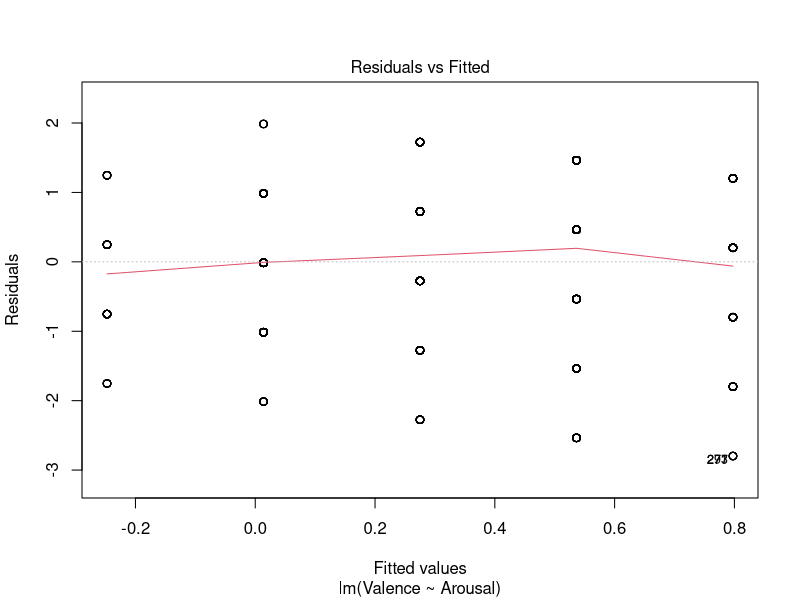
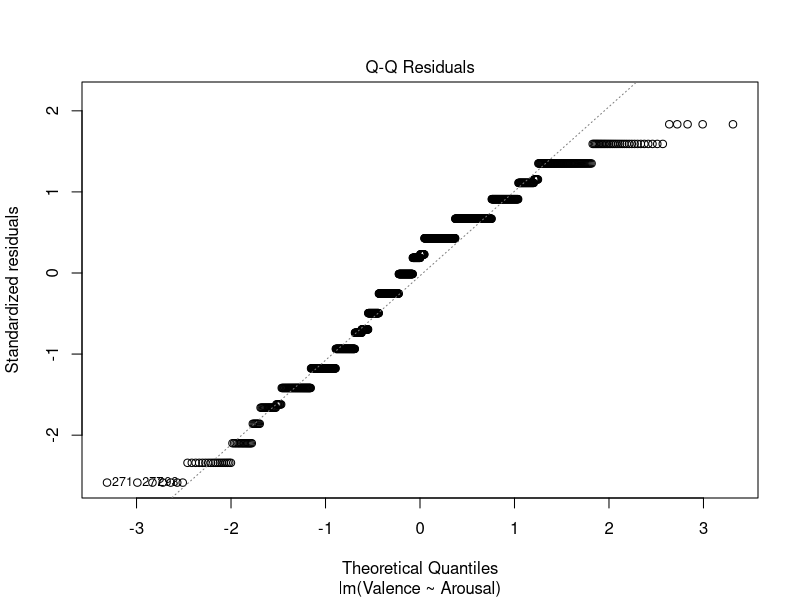
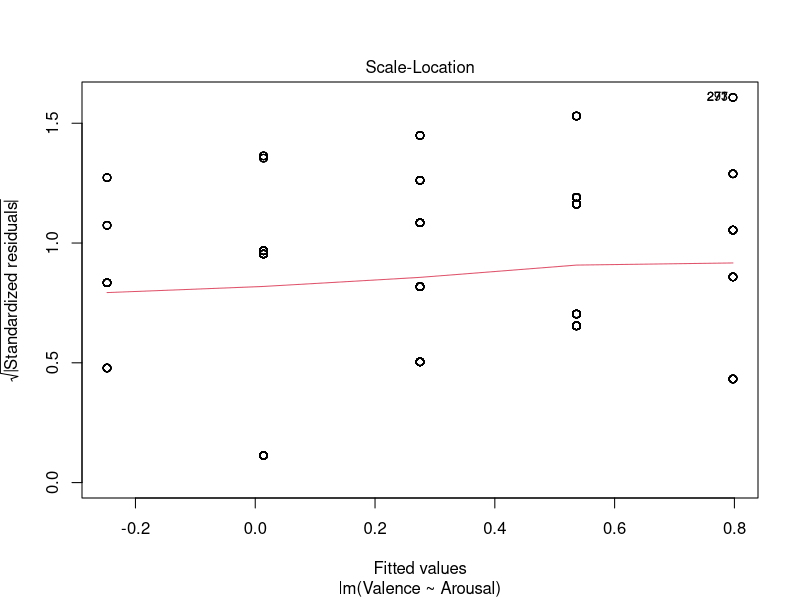
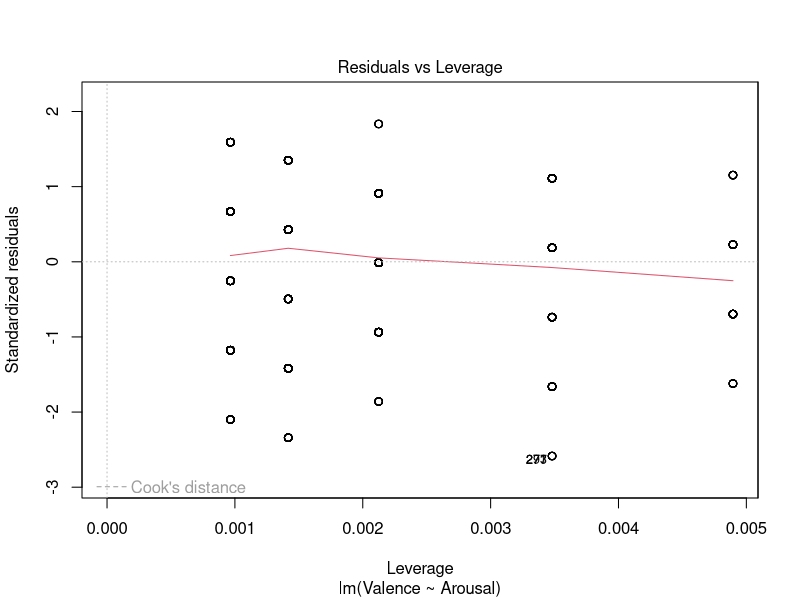
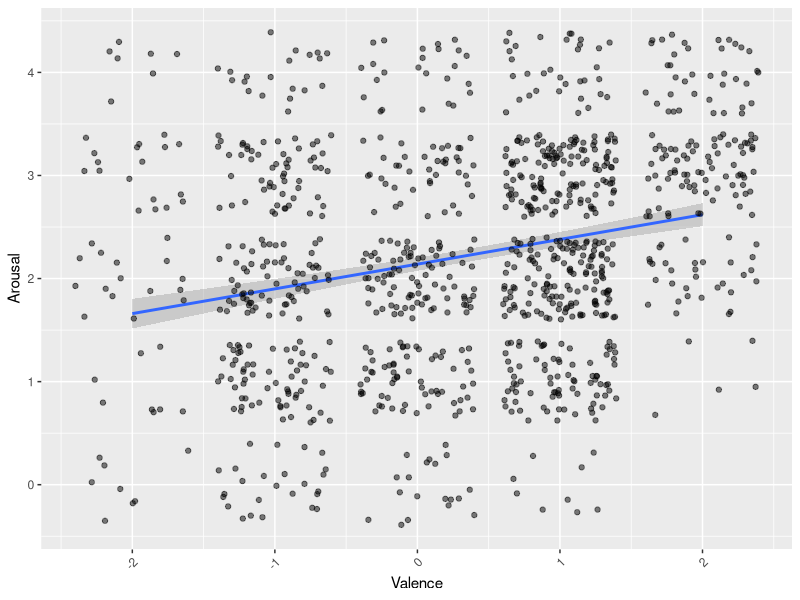
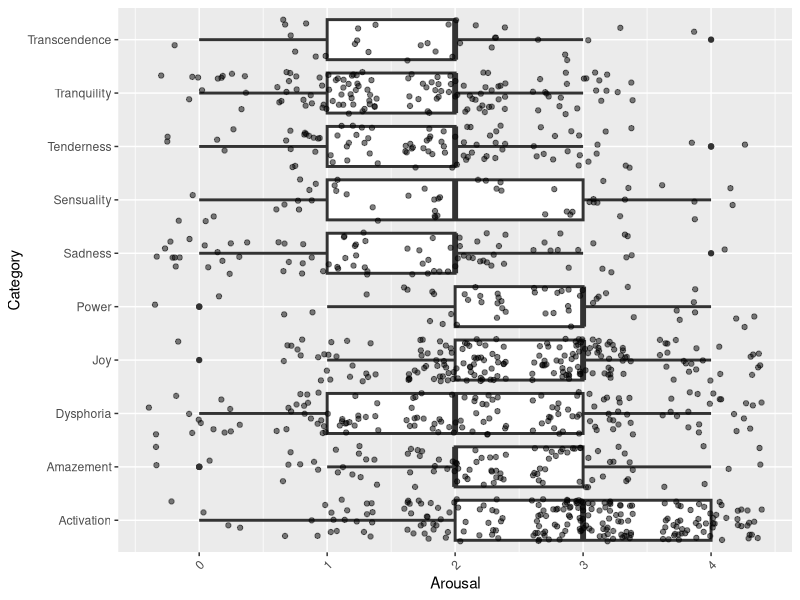
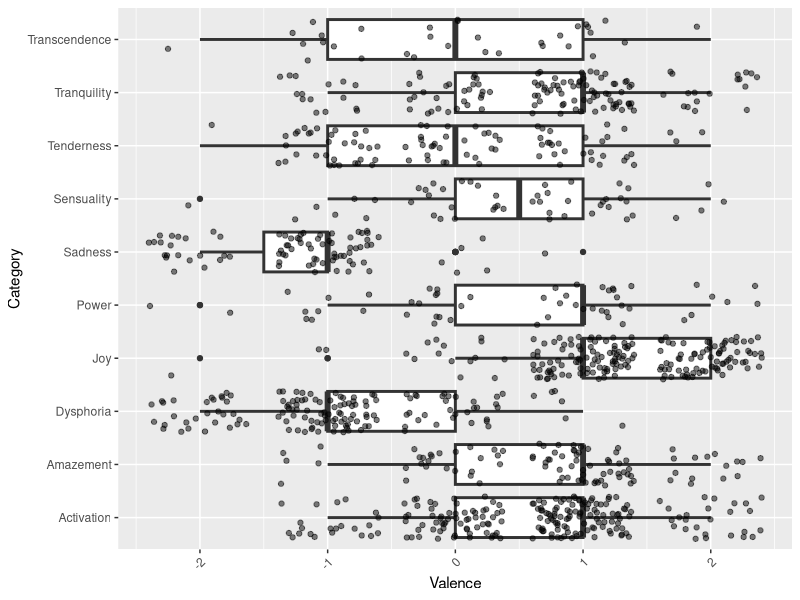
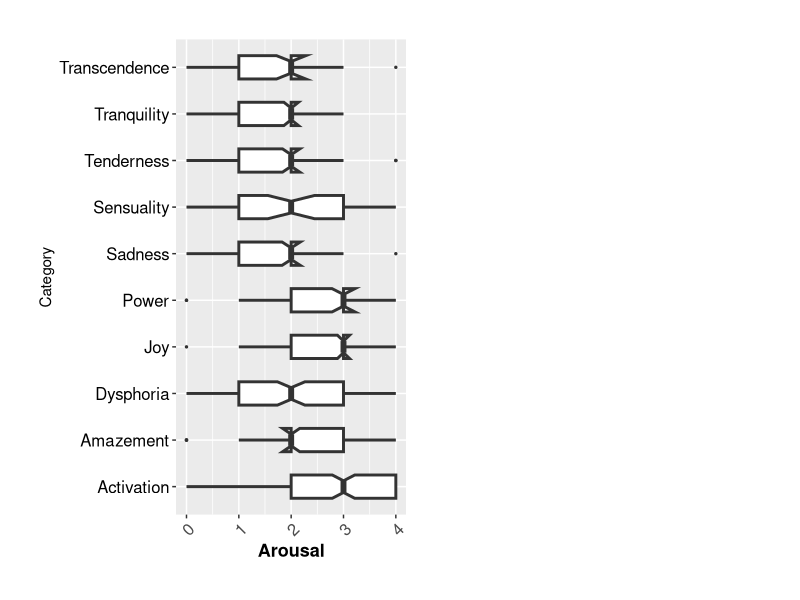

Recreate these plots in R, in order. (Note: this script raises an error after producing the figures.)
## ---- chunk 1
library(readr)
annotations <- read_csv("annotations.csv")
View(annotations)
metadata <- read_csv("metadata.csv")
View(metadata)
## ---- chunk 2
instrument <- c(rep(metadata$instrument, 24))
annotations$instrument <- instrument
like <- c(rep(metadata$like, 24))
annotations$like <- like
## ---- chunk 3
library(MASS)
outcomes <- list(annotations$Valence, annotations$Arousal)
names <- c("valence", "arousal")
for (elem in seq_along(names)) {
  print(names[[elem]])
  m <- lm(outcomes[[elem]] ~ instrument + like, data=annotations)
  print(summary(m))
}
## ---- chunk 4
library(MASS)
categories <- as.list(unique(annotations$Song2))
for (i in seq_along(categories)) {
  selection <- annotations[which(annotations$Song2 %in% categories[[i]]),]
  outcomes <- list(selection$Valence, selection$Arousal)
  names <- c("valence", "arousal")
  for (elem in seq_along(names)) {
    m <- lm(outcomes[[elem]] ~ instrument + like, data=selection)
    res <- summary(m)$fstatistic
    p <- pf(res[1],res[2],res[3],lower.tail=F)
    attributes(p) <- NULL
    if (p < 0.05){
      print(names[[elem]])
      print(categories[[i]])
      print(summary(m))
    }
  }
}
## ---- chunk 5
adjusted_p_arousal <- p.adjust(0.0119, method = "bonferroni", n = 24)
adjusted_p_arousal
adjusted_p_valence <- p.adjust(0.0147, method = "bonferroni", n = 24)
adjusted_p_valence
## ---- chunk 6
LM <- lm(Valence ~ Arousal, data=annotations)
summary(LM)
sqrt(0.07842)
plot(LM)

library(ggplot2)
ggplot(annotations, aes(x = Valence, y = Arousal)) +
  geom_smooth(method='lm') +
  geom_jitter(alpha = .5) +
  theme(axis.text.x = element_text(angle = 45, hjust = 1, vjust = 1))
## ---- chunk 7
library(psych)
describeBy(annotations, group=annotations$Category)
## ---- chunk 8
annotations[annotations == "TenderLonging"] <- "Tenderness"

lapply(annotations[, c("Category", "Arousal")], table)
ftable(xtabs(~ Category + Arousal, data = annotations))

library(ggplot2)
arousal.plot <- ggplot(annotations, aes(x = Arousal, y = Category)) +
  geom_boxplot(size = 1) +
  geom_jitter(alpha = .5) +
  theme(axis.text.x = element_text(angle = 45, hjust = 1, vjust = 1))
arousal.plot
pdf("arousal.pdf", width=5, height=3)
print(arousal.plot)
dev.off()

lapply(annotations[, c("Category", "Valence")], table)
ftable(xtabs(~ Category + Valence, data = annotations))

valence.plot <- ggplot(annotations, aes(x = Valence, y = Category)) +
  geom_boxplot(size = 1, notch=FALSE) +   geom_jitter(alpha = .5) +
  theme(axis.text.x = element_text(angle = 45, hjust = 1, vjust = 1))
valence.plot
pdf("valence.pdf", width=5, height=3)
print(valence.plot)
dev.off()
## ---- chunk 9
#annotations[annotations == "TenderLonging"] <- "Tenderness"

lapply(annotations[, c("Category", "Arousal")], table)
ftable(xtabs(~ Category + Arousal, data = annotations))

library(ggplot2)
ggplot(annotations, aes(x = Arousal, y = Category))  +
  geom_boxplot(size = 1, width=0.5, length=0.5, notch=TRUE, outlier.size=0.5) +   #geom_jitter(alpha = .5) +
  theme(axis.text.x = element_text(angle = 45, hjust = 1, vjust = 1, size=12), axis.text.y = element_text(size=12, color="black"), axis.title.x = element_text(size=13, face="bold"),
  plot.margin = margin(1, 10, 1, 1, "cm"))

lapply(annotations[, c("Category", "Valence")], table)
ftable(xtabs(~ Category + Valence, data = annotations))

ggplot(annotations, aes(x = Valence, y = Category)) +
  geom_boxplot(size = 1, width=0.5, length=0.5, notch=TRUE, outlier.size=0.5) +   #geom_jitter(alpha = .5) +
  theme(axis.text.x = element_text(angle = 45, hjust = 1, vjust = 1, size=12), axis.text.y = element_text(size=12, color="black"), axis.title.x = element_text(size=13, face="bold"),
  plot.margin = margin(1, 10, 1, 1, "cm"))
## ---- chunk 10
library(MASS)
categories <- list("Activation", "Amazement", "Dysphoria", "Sadness", "Joy", "Power", "Sensuality", "TenderLonging", "Tranquility", "Transcendence")
for (i in seq_along(categories)) {
  selection <- annotations[which(annotations$Category %in% categories[[i]]),]
  m <- lm(Valence ~ Arousal, data=selection)
  res <- summary(m)$fstatistic
  p <- pf(res[1],res[2],res[3],lower.tail=F)
  attributes(p) <- NULL
  if (p < 0.05){
    print(categories[[i]])
    print(summary(m))
  }
}
## ---- chunk 11
adjusted_p_tender <- p.adjust(0.03458, method = "bonferroni", n = 10)
adjusted_p_tender
adjusted_p_sensuality <- p.adjust(0.00459, method = "bonferroni", n = 10)
adjusted_p_sensuality
adjusted_p_tranquility <- p.adjust(0.0018, method = "bonferroni", n = 10)
adjusted_p_tranquility
## ---- chunk 12
positive_list <- c("Amazement", "Joy", "sensuality", "Tranquility")
positive_selection <- annotations[which(annotations$Category %in% positive_list),]
model.pos <- lm(Valence ~ Arousal, data=positive_selection)
summary(model.pos)
sqrt(0.23)
plot(model.pos)

library(ggplot2)
ggplot(positive_selection, aes(x = Valence, y = Arousal)) +
  geom_smooth(method='lm') +
  geom_jitter(alpha = .5) +
  theme(axis.text.x = element_text(angle = 45, hjust = 1, vjust = 1))
## ---- chunk 13
negative_new_list <- c("Activation", "Dysphoria", "Sadness", "Power", "Transcendence", "TenderLonging")
negative_neu_selection <- annotations[which(annotations$Category %in% negative_new_list),]
model.neg <- lm(Valence ~ Arousal, data=negative_neu_selection)
summary(model.neg)
sqrt(0.07)
plot(model.neg)

library(ggplot2)
ggplot(negative_neu_selection, aes(x = Valence, y = Arousal)) +
  geom_smooth(method='lm') +
  geom_jitter(alpha = .5) +
  theme(axis.text.x = element_text(angle = 45, hjust = 1, vjust = 1))
